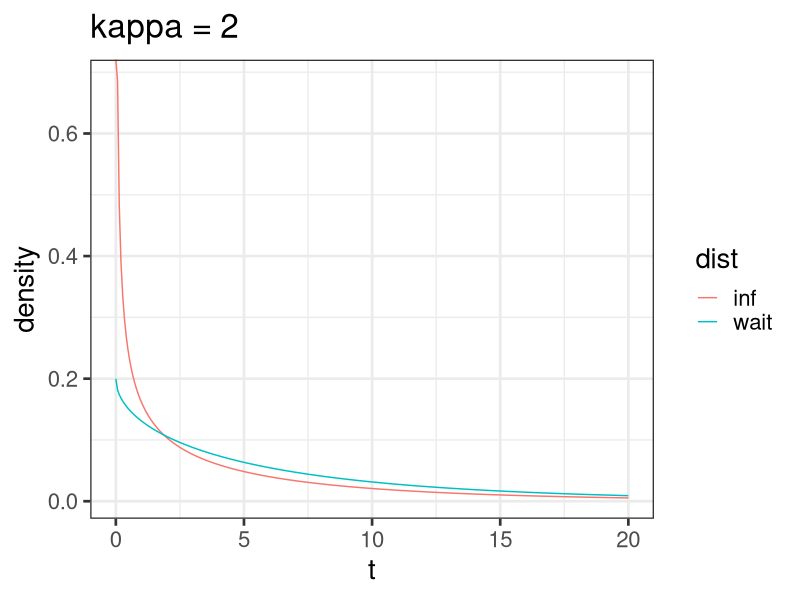
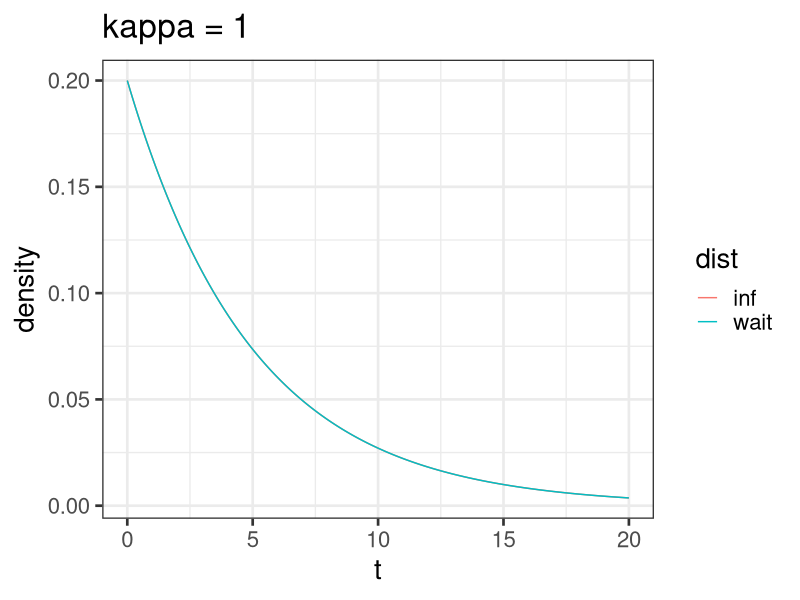
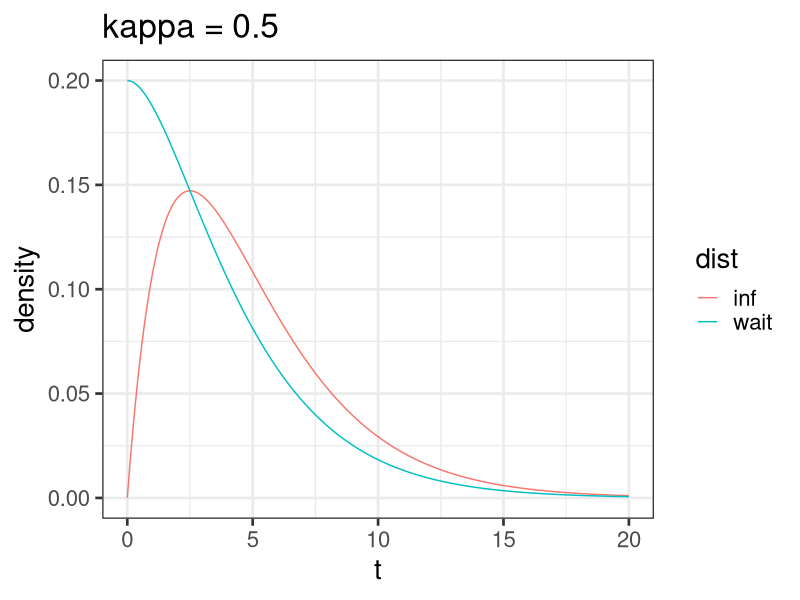
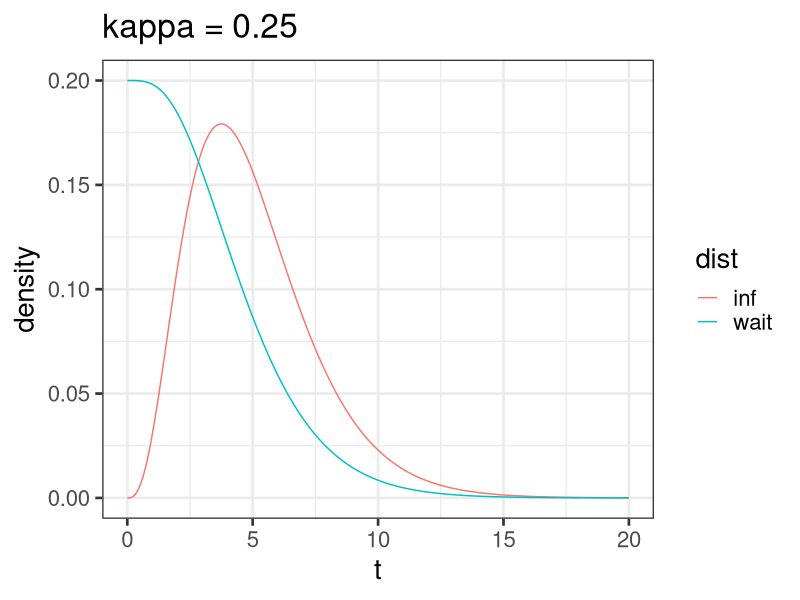
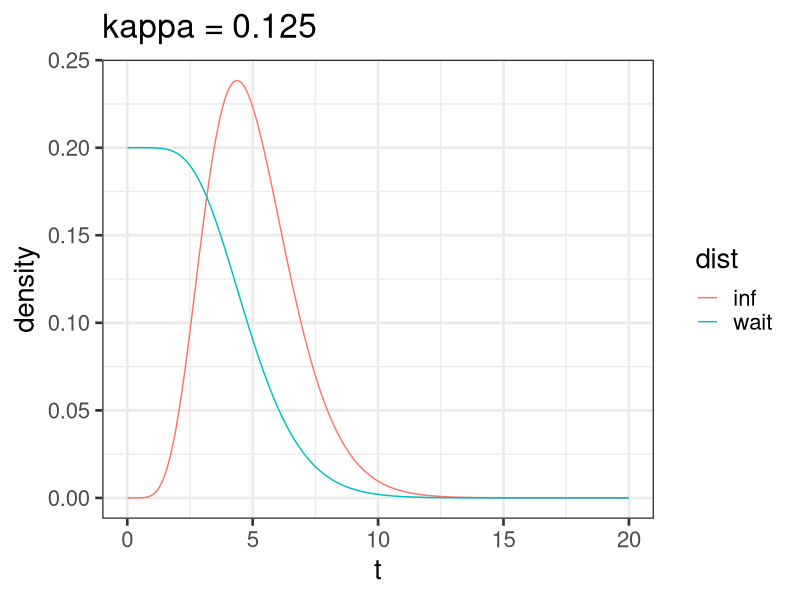
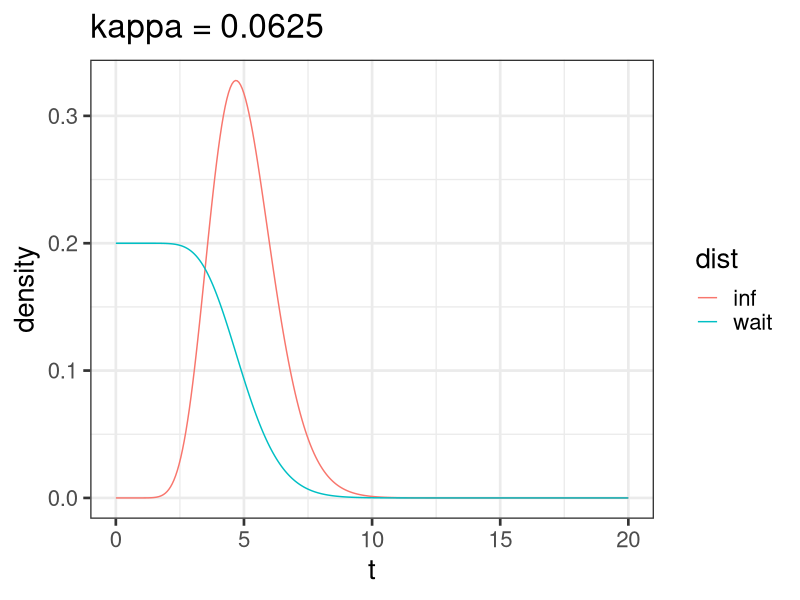
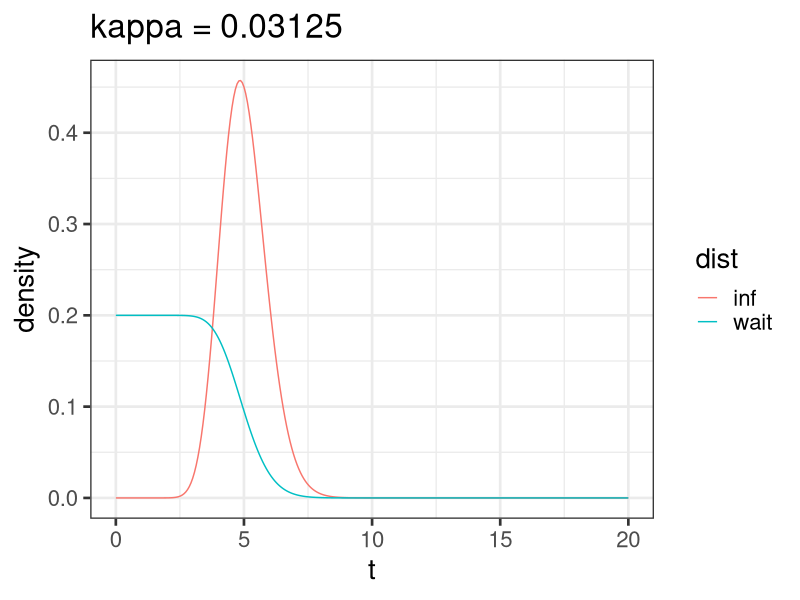

These charts were generated, in order, by the following R code:

library(dplyr)
library(tidyr)
library(ggplot2)
theme_set(theme_bw(base_size=20))

D <- 5
tmax <- 20
shapes <- 2^(-1:5)
numPoints <- 301

t <- seq(0, tmax, length.out=numPoints)

for(s in shapes){
	df <- data.frame(t=t
		, inf = dgamma(t, shape=s, scale=D/s)
		, wait = (1 - pgamma(t, shape=s, scale=D/s))/D
	) %>% gather("dist", "density", -t)
	print(ggplot(df, aes(t, density, color=dist))
		+ geom_line()
		+ ggtitle(paste("kappa =", 1/s))
	)
}
